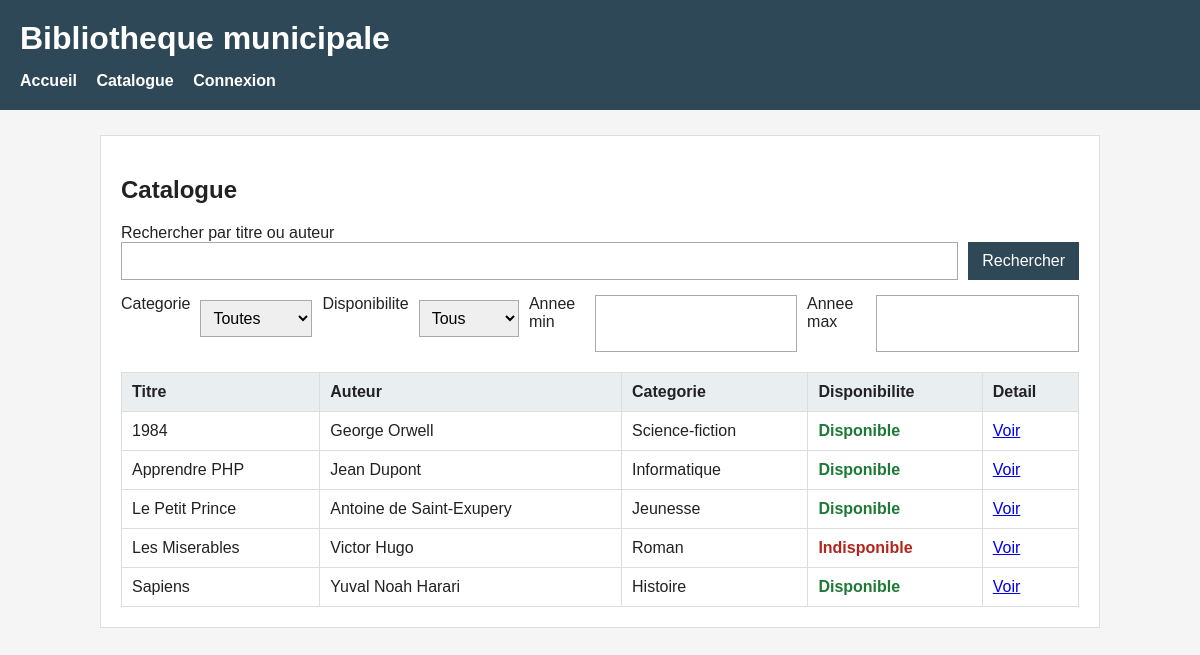
The page /catalogue.php on the database its author committed.
### tables this page shows
CREATE TABLE livres (
    id INT AUTO_INCREMENT PRIMARY KEY,
    titre VARCHAR(200) NOT NULL,
    auteur VARCHAR(150) NOT NULL,
    isbn VARCHAR(30) NOT NULL UNIQUE,
    annee_publication INT NULL,
    resume TEXT,
    categorie_id INT,
    disponible TINYINT(1) NOT NULL DEFAULT 1,
    FOREIGN KEY (categorie_id) REFERENCES categories(id)
);

CREATE TABLE categories (
    id INT AUTO_INCREMENT PRIMARY KEY,
    nom VARCHAR(100) NOT NULL UNIQUE
);

### config/auth.php (called while the page is built, shortened)
<?php
function utilisateurConnecte()
{
    return isset($_SESSION['utilisateur_id']);
}

### public/catalogue.php (the view, shortened to what this page needs)
<?php
$pdo = connexionBDD();
$recherche = trim($_GET['recherche'] ?? '');
$annee_min = trim($_GET['annee_min'] ?? '');
$annee_max = trim($_GET['annee_max'] ?? '');
$parametres = [];
$sql = "SELECT livres.*, categories.nom AS categorie
        FROM livres
        LEFT JOIN categories ON livres.categorie_id = categories.id";
$sql .= " ORDER BY livres.titre";
$requete = $pdo->prepare($sql);
$requete->execute($parametres);
$livres = $requete->fetchAll(PDO::FETCH_ASSOC);
include __DIR__ . '/../templates/header.php';
?>
<section class="bloc">
    <h2>Catalogue</h2>
    <form method="get" class="formulaire-recherche">
        <label for="recherche">Rechercher par titre ou auteur</label>
        <div class="ligne-formulaire">
            <input type="text" id="recherche" name="recherche" value="<?= htmlspecialchars($recherche) ?>">
            <button type="submit">Rechercher</button>
        </div>
        <div class="grille-formulaire">
            <div>
                <label for="categorie_id">Categorie</label>
                <select id="categorie_id" name="categorie_id">
                    <option value="0">Toutes</option>
                </select>
            </div>
            <div>
                <label for="disponible">Disponibilite</label>
                <select id="disponible" name="disponible">
                    <option value="">Tous</option>
                </select>
            </div>
            <div>
                <label for="annee_min">Annee min</label>
                <input type="number" id="annee_min" name="annee_min" value="<?= htmlspecialchars($annee_min) ?>">
            </div>
            <div>
                <label for="annee_max">Annee max</label>
                <input type="number" id="annee_max" name="annee_max" value="<?= htmlspecialchars($annee_max) ?>">
            </div>
        </div>
    </form>
    <?php if (count($livres) === 0): ?>
        <p>Aucun livre trouve.</p>
    <?php else: ?>
        <table>
            <thead>
                <tr>
                    <th>Titre</th>
                    <th>Auteur</th>
                    <th>Categorie</th>
                    <th>Disponibilite</th>
                    <th>Detail</th>
                </tr>
            </thead>
            <tbody>
                <?php foreach ($livres as $livre): ?>
                    <tr>
                        <td><?= htmlspecialchars($livre['titre']) ?></td>
                        <td><?= htmlspecialchars($livre['auteur']) ?></td>
                        <td><?= htmlspecialchars($livre['categorie'] ?? 'Non classe') ?></td>
                        <td>
                            <?php if ($livre['disponible']): ?>
                                <span class="disponible">Disponible</span>
                            <?php else: ?>
                                <span class="indisponible">Indisponible</span>
                            <?php endif; ?>
                        </td>
                        <td><a href="livre.php?id=<?= (int) $livre['id'] ?>">Voir</a></td>
                    </tr>
                <?php endforeach; ?>
            </tbody>
        </table>
    <?php endif; ?>
</section>
<?php include __DIR__ . '/../templates/footer.php'; ?>

### templates/header.php (shortened to what this page needs)
<?php
require_once __DIR__ . '/../config/auth.php';
?>
<!DOCTYPE html>
<html lang="fr">
<head>
    <link rel="stylesheet" href="../assets/css/style.css">
</head>
<body>
    <header>
        <h1>Bibliotheque municipale</h1>
        <?php include __DIR__ . '/nav.php'; ?>
    </header>
    <main>

### templates/nav.php
<nav>
    <a href="index.php">Accueil</a>
    <a href="catalogue.php">Catalogue</a>
    <?php if (utilisateurConnecte()): ?>
        <a href="ajouter.php">Ajouter un livre</a>
        <a href="utilisateurs.php">Utilisateurs</a>
        <a href="emprunts.php">Emprunts</a>
        <span>Connecte : <?= htmlspecialchars(nomUtilisateur()) ?></span>
        <a href="logout.php">Deconnexion</a>
    <?php else: ?>
        <a href="login.php">Connexion</a>
    <?php endif; ?>
</nav>

### templates/footer.php
    </main>
</body>
</html>

### assets/css/style.css (style rules this page uses)
body { margin: 0; font-family: Arial, sans-serif; background: #f5f5f5; color: #222; }
header { background: #2f4858; color: white; padding: 20px; }
header h1 { margin: 0 0 15px 0; }
nav a { color: white; margin-right: 15px; text-decoration: none; font-weight: bold; }
main { max-width: 1000px; margin: 25px auto; padding: 0 15px; }
.bloc { background: white; padding: 20px; border: 1px solid #ddd; }
table { width: 100%; border-collapse: collapse; margin-top: 20px; }
th, td { border: 1px solid #ddd; padding: 10px; text-align: left; }
th { background: #e9eef1; }
input, select, textarea, button { font: inherit; }
input, select, textarea { box-sizing: border-box; width: 100%; padding: 8px; margin: 5px 0 15px 0; border: 1px solid #aaa; }
button, .bouton { display: inline-block; background: #2f4858; color: white; border: 0; padding: 10px 14px; text-decoration: none; cursor: pointer; }
.formulaire-recherche div { display: flex; gap: 10px; }
.formulaire-recherche input { margin: 0; }
.ligne-formulaire { display: flex; gap: 10px; }
.grille-formulaire { display: grid; grid-template-columns: repeat(4, 1fr); gap: 12px; margin-top: 15px; }
.disponible { color: #1d7a35; font-weight: bold; }
.indisponible { color: #b3261e; font-weight: bold; }

### rows shown on the page
livres: titre "1984", auteur "George Orwell", categorie.nom "Science-fiction", disponible "Disponible"
livres: titre "Apprendre PHP", auteur "Jean Dupont", categorie.nom "Informatique", disponible "Disponible"
livres: titre "Le Petit Prince", auteur "Antoine de Saint-Exupery", categorie.nom "Jeunesse", disponible "Disponible"
livres: titre "Les Miserables", auteur "Victor Hugo", categorie.nom "Roman", disponible "Indisponible"
livres: titre "Sapiens", auteur "Yuval Noah Harari", categorie.nom "Histoire", disponible "Disponible"
